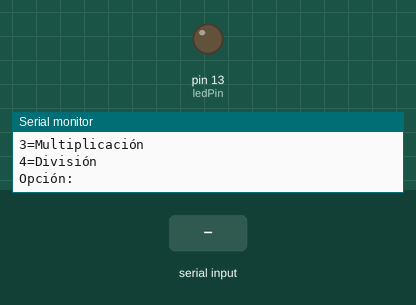
A sketch run on a simulated Arduino Uno, built with avr-gcc and run on an emulated ATmega328P. Shown: output pins drawn as LEDs (lit = HIGH), the last lines printed to the serial monitor. Inputs (shaded band) come from the test bench.

Above: at 1.2 s.
1.3 s: "1,90,45\n" received over Serial
At 2.1 s:
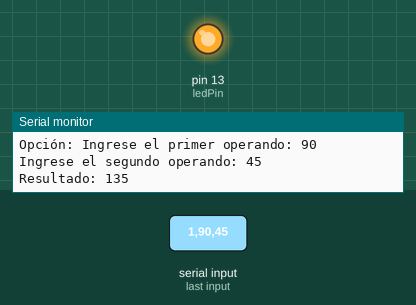
3.8 s: "90,45\n" received over Serial
Timing chart, 0 to 6.8 s (numbered marks = the images above; inputs shaded):
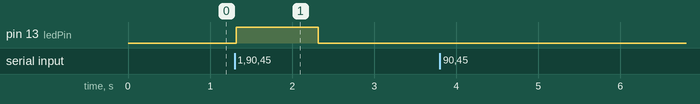

Measured:
- after the input at 1.3 s, pin 13 (ledPin): LOW → HIGH at once, → LOW 1.0 s later

The sketch:

Talleruno.ino
```cpp
/**
 * @autor Laura Jimena Pinzon Gamboa
 */

const int ledPin = 13;  // LED integrado en Arduino Uno

/**
 * Inicializa la comunicación serie y configura el pin del LED.
 */
void setup() {
  Serial.begin(9600);
  pinMode(ledPin, OUTPUT);
  Serial.println("Calculadora");
}

/**
 * Parpadea el LED integrado un número específico de veces.
 * Cada flash consiste en encender el LED por 500 ms y apagarlo por 500 ms.
 * flashes Número de flashes a realizar.
 */
void flashLED(int flashes) {
  for (int i = 0; i < flashes; i++) {
    digitalWrite(ledPin, HIGH);  // Enciende LED
    delay(1000);                  // Espera 1000 ms
    digitalWrite(ledPin, LOW);   // Apaga LED
    delay(1000);                  // Espera 1000 ms
  }
}

/**
 * Muestra el menú de operaciones en la consola serie.
 */
void mostrarMenu() {
  Serial.println("\nSeleccione la operación:");
  Serial.println("1=Suma ");
  Serial.println("2=Resta ");
  Serial.println("3=Multiplicación ");
  Serial.println("4=División");
  Serial.print("Opción: ");
}

/**
 * Lee un número entero desde la consola serie.
 * Número entero ingresado.
 */
int leerEntero() {
  while (Serial.available() == 0) {
    // Espera a que el usuario ingrese un dato
  }
  int valor = Serial.parseInt();
  Serial.read(); // Limpiar buffer
  return valor;
}

/**
 * Función principal que ejecuta el programa.
 */
void loop() {
  mostrarMenu();

  // Esperar opción válida
  while (Serial.available() == 0) {
    // Espera
  }
  int opcion = Serial.parseInt();
  Serial.read(); // Limpiar buffer

  if (opcion < 1 || opcion > 4) {
    Serial.println("Opción inválida. Intente de nuevo.");
    return;
  }

  Serial.print("Ingrese el primer operando: ");
  int op1 = leerEntero();
  Serial.println(op1);

  Serial.print("Ingrese el segundo operando: ");
  int op2 = leerEntero();
  Serial.println(op2);

  int resultado = 0;
  bool divisionValida = true;

  switch (opcion) {
    case 1: // Suma
      resultado = op1 + op2;
      Serial.print("Resultado: ");
      break;
    case 2: // Resta
      resultado = op1 - op2;
      Serial.print("Resultado: ");
      break;
    case 3: // Multiplicación
      resultado = op1 * op2;
      Serial.print("Resultado : ");
      break;
    case 4: // División
      if (op2 == 0) {
        Serial.println("Error: División por cero no permitida.");
        divisionValida = false;
      } else {
        resultado = op1 / op2;  // División entera
        Serial.print("Resultado : ");
      }
      break;
  }

  if (divisionValida) {
    Serial.println(resultado);

    // Señalización con LED según resultado
    if (resultado > 0) {
      flashLED(1);  // Un flash para resultado positivo
    } else if (resultado < 0) {
      flashLED(2);  // Dos flashes para resultado negativo
    } else {
      flashLED(3);  // Tres flashes para resultado cero
    }
  }
}
```
